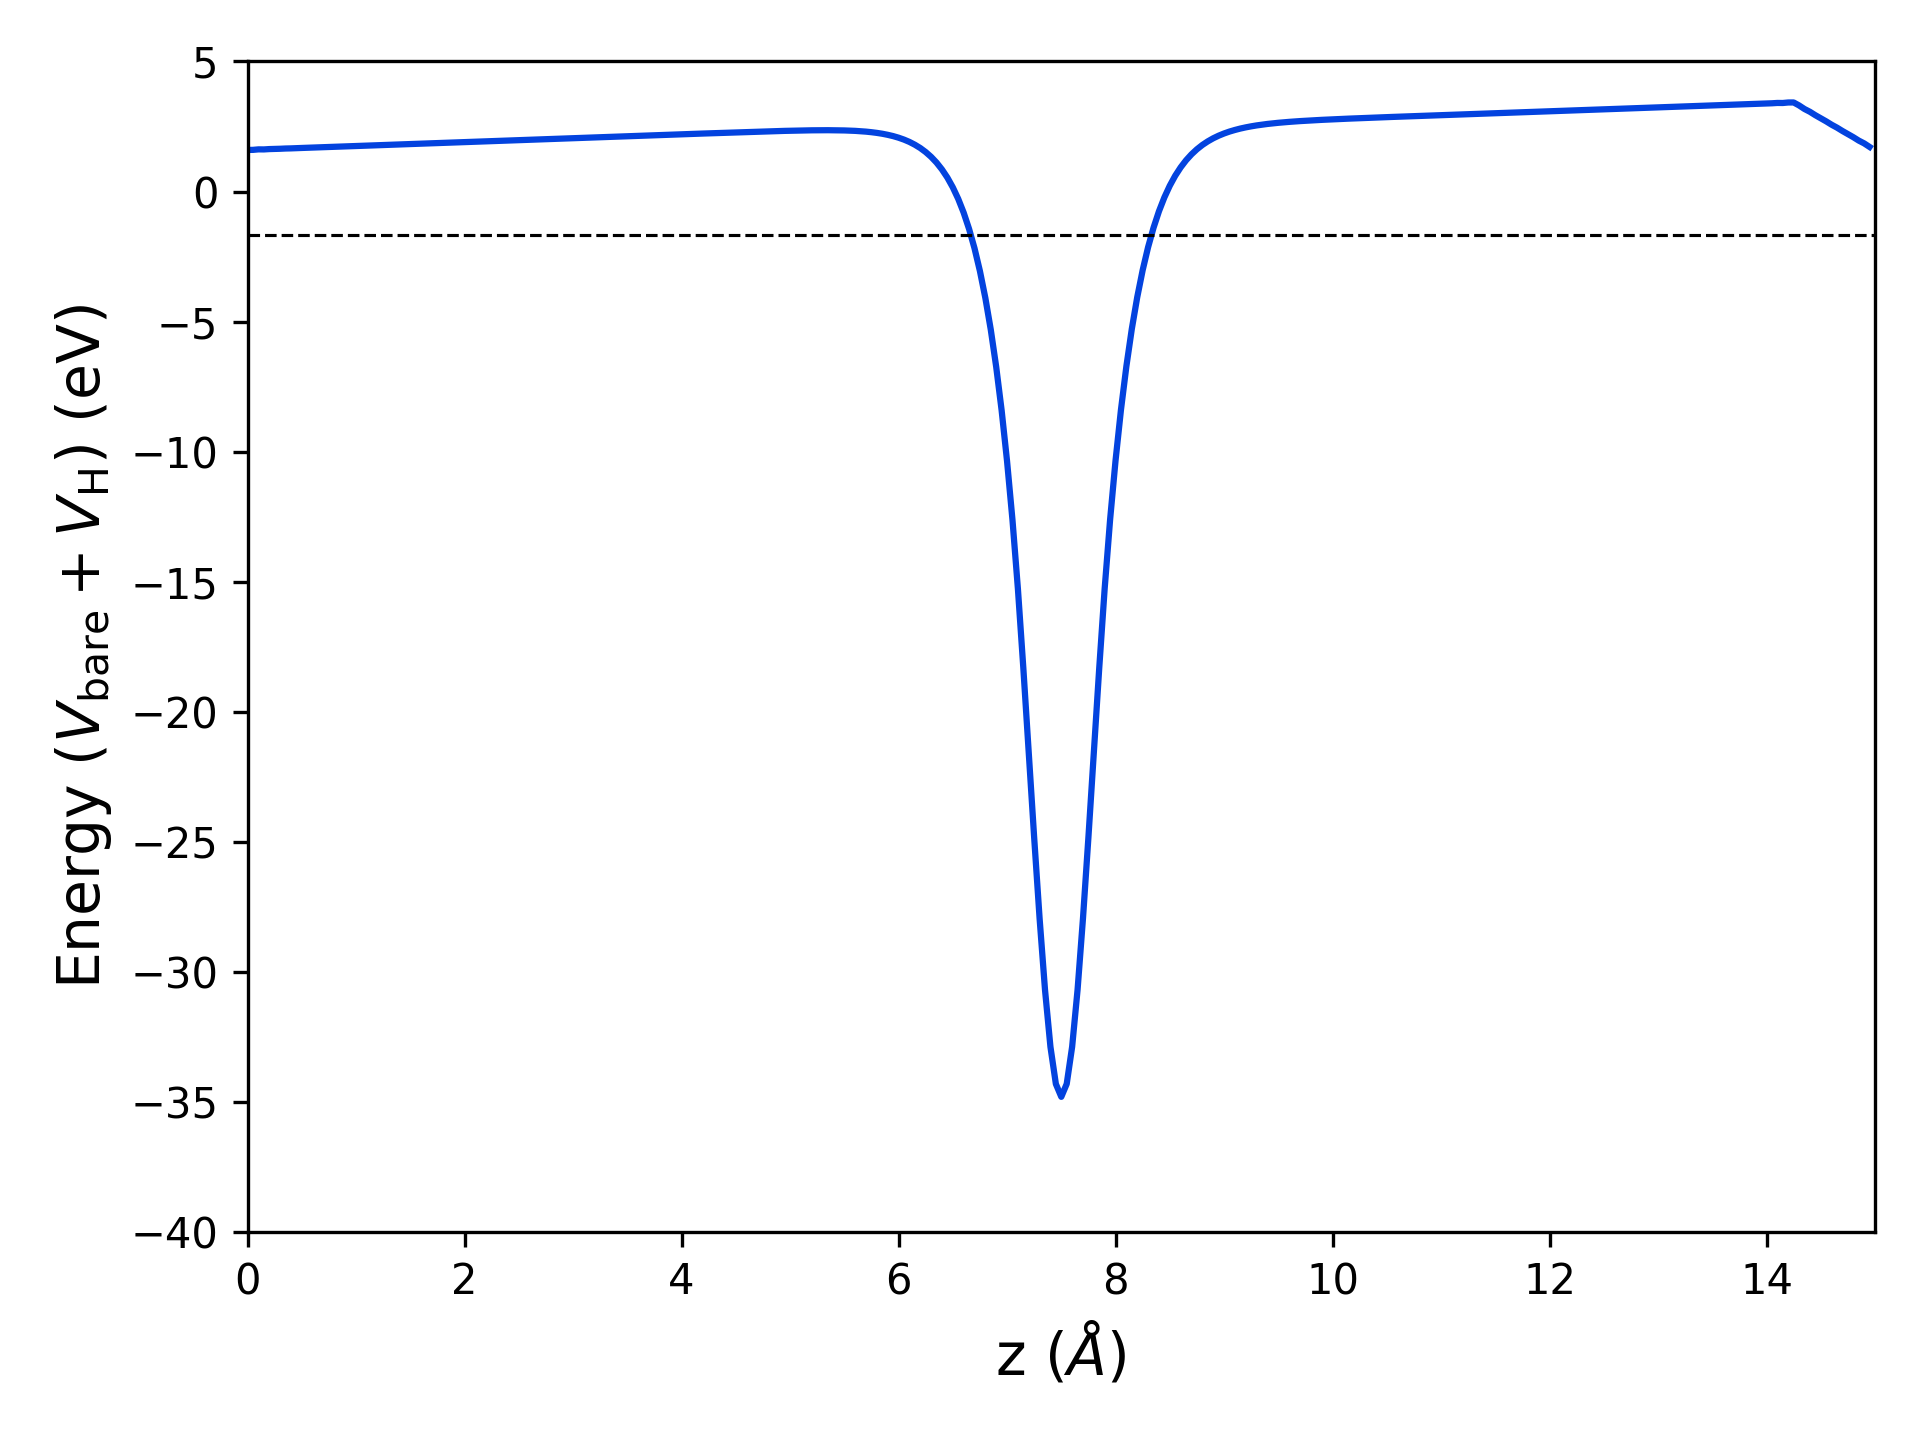

This figure's Python source:
import matplotlib.pyplot as plt
import numpy as np

# Load data
z, V = np.loadtxt('avg.dat', usecols=(0,1), unpack=True)

au2a = 0.529177249 # Convert a.u. to Angstrom
ry2ev = 13.605698066 # Convert Ry to eV


plt.plot(z*au2a, V*ry2ev, c='xkcd:blue')

#plt.plot(z*au2a, V, c='xkcd:blue')

# Plot a dashed line at zero
plt.axhline(-1.67544998, linestyle='--', linewidth=0.75, color='xkcd:black')

plt.xlim(0, 15)
plt.ylim(-40, 5)

#plt.ylim(-4, 4)

plt.xlabel('z ($\\AA$)', fontsize=14)
plt.ylabel(r'Energy ($V_{\mathrm{bare}} + V_{\mathrm{H}}$) (eV)', fontsize=14)

#plt.ylabel(r'Energy ($V_{\mathrm{bare}} + V_{\mathrm{H}}$) (Ry)', fontsize=14)

plt.tight_layout()
plt.savefig('potential.png', dpi=300)
